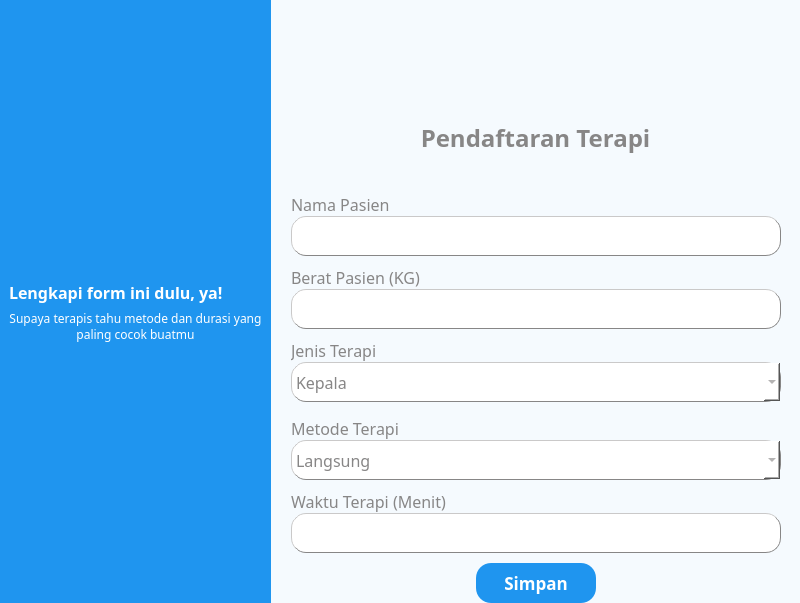
<?xml version="1.0" encoding="UTF-8"?>
<ui version="4.0">
 <class>MainWindow</class>
 <widget class="QMainWindow" name="MainWindow">
  <property name="geometry">
   <rect>
    <x>0</x>
    <y>0</y>
    <width>800</width>
    <height>603</height>
   </rect>
  </property>
  <property name="windowTitle">
   <string>MainWindow</string>
  </property>
  <property name="styleSheet">
   <string notr="true">background-color: rgb(245, 250, 254);</string>
  </property>
  <widget class="QWidget" name="centralwidget">
   <layout class="QGridLayout" name="gridLayout">
    <property name="leftMargin">
     <number>0</number>
    </property>
    <property name="topMargin">
     <number>0</number>
    </property>
    <property name="rightMargin">
     <number>0</number>
    </property>
    <property name="bottomMargin">
     <number>0</number>
    </property>
    <property name="spacing">
     <number>0</number>
    </property>
    <item row="0" column="0">
     <layout class="QHBoxLayout" name="horizontalLayout_9">
      <item>
       <widget class="QWidget" name="widget" native="true">
        <property name="styleSheet">
         <string notr="true">background-color: rgb(31, 149, 239);</string>
        </property>
        <layout class="QVBoxLayout" name="verticalLayout_3">
         <item>
          <layout class="QVBoxLayout" name="verticalLayout_2">
           <item>
            <spacer name="verticalSpacer">
             <property name="orientation">
              <enum>Qt::Orientation::Vertical</enum>
             </property>
             <property name="sizeHint" stdset="0">
              <size>
               <width>20</width>
               <height>40</height>
              </size>
             </property>
            </spacer>
           </item>
           <item>
            <layout class="QVBoxLayout" name="verticalLayout">
             <item>
              <widget class="QLabel" name="label">
               <property name="text">
                <string/>
               </property>
               <property name="pixmap">
                <pixmap resource="resources.qrc">:/src/images/animasi_form_terapi_200.png</pixmap>
               </property>
              </widget>
             </item>
             <item>
              <widget class="QLabel" name="tv_caution_1">
               <property name="font">
                <font>
                 <family>Poppins</family>
                 <pointsize>12</pointsize>
                 <bold>true</bold>
                </font>
               </property>
               <property name="styleSheet">
                <string notr="true">color: rgb(255, 255, 255);</string>
               </property>
               <property name="text">
                <string>Lengkapi form ini dulu, ya!</string>
               </property>
               <property name="wordWrap">
                <bool>true</bool>
               </property>
              </widget>
             </item>
             <item>
              <widget class="QLabel" name="tv_caution_2">
               <property name="font">
                <font>
                 <family>Poppins</family>
                 <pointsize>9</pointsize>
                 <bold>false</bold>
                </font>
               </property>
               <property name="styleSheet">
                <string notr="true">color: rgb(255, 255, 255);</string>
               </property>
               <property name="text">
                <string>Supaya terapis tahu metode dan durasi yang paling cocok buatmu</string>
               </property>
               <property name="alignment">
                <set>Qt::AlignmentFlag::AlignCenter</set>
               </property>
               <property name="wordWrap">
                <bool>true</bool>
               </property>
              </widget>
             </item>
            </layout>
           </item>
           <item>
            <spacer name="verticalSpacer_2">
             <property name="orientation">
              <enum>Qt::Orientation::Vertical</enum>
             </property>
             <property name="sizeHint" stdset="0">
              <size>
               <width>20</width>
               <height>40</height>
              </size>
             </property>
            </spacer>
           </item>
          </layout>
         </item>
        </layout>
       </widget>
      </item>
      <item>
       <layout class="QVBoxLayout" name="verticalLayout_11">
        <item>
         <layout class="QVBoxLayout" name="verticalLayout_4">
          <item>
           <layout class="QHBoxLayout" name="horizontalLayout_2">
            <item>
             <spacer name="horizontalSpacer">
              <property name="orientation">
               <enum>Qt::Orientation::Horizontal</enum>
              </property>
              <property name="sizeHint" stdset="0">
               <size>
                <width>40</width>
                <height>20</height>
               </size>
              </property>
             </spacer>
            </item>
            <item>
             <layout class="QHBoxLayout" name="horizontalLayout">
              <item>
               <widget class="QLabel" name="img_dikbud">
                <property name="text">
                 <string/>
                </property>
                <property name="pixmap">
                 <pixmap resource="resources.qrc">:/src/images/heti-50.png</pixmap>
                </property>
               </widget>
              </item>
              <item>
               <widget class="QLabel" name="img_its">
                <property name="text">
                 <string/>
                </property>
                <property name="pixmap">
                 <pixmap resource="resources.qrc">:/src/images/Lambang ITS 50.png</pixmap>
                </property>
               </widget>
              </item>
             </layout>
            </item>
            <item>
             <spacer name="horizontalSpacer_2">
              <property name="orientation">
               <enum>Qt::Orientation::Horizontal</enum>
              </property>
              <property name="sizeHint" stdset="0">
               <size>
                <width>40</width>
                <height>20</height>
               </size>
              </property>
             </spacer>
            </item>
           </layout>
          </item>
          <item>
           <widget class="QLabel" name="tv_header_1">
            <property name="font">
             <font>
              <family>Poppins</family>
              <pointsize>18</pointsize>
              <bold>true</bold>
             </font>
            </property>
            <property name="styleSheet">
             <string notr="true">color: rgb(135, 134, 134);</string>
            </property>
            <property name="text">
             <string>Pendaftaran Terapi</string>
            </property>
            <property name="alignment">
             <set>Qt::AlignmentFlag::AlignCenter</set>
            </property>
           </widget>
          </item>
         </layout>
        </item>
        <item>
         <layout class="QVBoxLayout" name="verticalLayout_10">
          <item>
           <layout class="QHBoxLayout" name="horizontalLayout_4">
            <item>
             <spacer name="horizontalSpacer_5">
              <property name="orientation">
               <enum>Qt::Orientation::Horizontal</enum>
              </property>
              <property name="sizeHint" stdset="0">
               <size>
                <width>18</width>
                <height>20</height>
               </size>
              </property>
             </spacer>
            </item>
            <item>
             <layout class="QVBoxLayout" name="verticalLayout_5">
              <property name="topMargin">
               <number>10</number>
              </property>
              <property name="rightMargin">
               <number>0</number>
              </property>
              <property name="bottomMargin">
               <number>10</number>
              </property>
              <item>
               <widget class="QLabel" name="tv_name">
                <property name="font">
                 <font>
                  <family>Poppins</family>
                  <pointsize>12</pointsize>
                 </font>
                </property>
                <property name="styleSheet">
                 <string notr="true">color: rgb(135, 134, 134);</string>
                </property>
                <property name="text">
                 <string>Nama Pasien</string>
                </property>
               </widget>
              </item>
              <item>
               <widget class="QLineEdit" name="et_name">
                <property name="minimumSize">
                 <size>
                  <width>490</width>
                  <height>40</height>
                 </size>
                </property>
                <property name="maximumSize">
                 <size>
                  <width>490</width>
                  <height>40</height>
                 </size>
                </property>
                <property name="font">
                 <font>
                  <family>Poppins</family>
                  <pointsize>12</pointsize>
                 </font>
                </property>
                <property name="styleSheet">
                 <string notr="true">background-color: rgb(255, 255, 255);
border: 1px outset rgb(135, 134, 134);
border-radius: 15px;
color: rgb(135, 134, 134);</string>
                </property>
               </widget>
              </item>
             </layout>
            </item>
            <item>
             <spacer name="horizontalSpacer_6">
              <property name="orientation">
               <enum>Qt::Orientation::Horizontal</enum>
              </property>
              <property name="sizeHint" stdset="0">
               <size>
                <width>18</width>
                <height>20</height>
               </size>
              </property>
             </spacer>
            </item>
           </layout>
          </item>
          <item>
           <layout class="QHBoxLayout" name="horizontalLayout_5">
            <item>
             <spacer name="horizontalSpacer_7">
              <property name="orientation">
               <enum>Qt::Orientation::Horizontal</enum>
              </property>
              <property name="sizeHint" stdset="0">
               <size>
                <width>18</width>
                <height>20</height>
               </size>
              </property>
             </spacer>
            </item>
            <item>
             <layout class="QVBoxLayout" name="verticalLayout_6">
              <property name="bottomMargin">
               <number>10</number>
              </property>
              <item>
               <widget class="QLabel" name="tv_weight">
                <property name="font">
                 <font>
                  <family>Poppins</family>
                  <pointsize>12</pointsize>
                 </font>
                </property>
                <property name="styleSheet">
                 <string notr="true">color: rgb(135, 134, 134);</string>
                </property>
                <property name="text">
                 <string>Berat Pasien (KG)</string>
                </property>
               </widget>
              </item>
              <item>
               <widget class="QLineEdit" name="et_weight">
                <property name="minimumSize">
                 <size>
                  <width>490</width>
                  <height>40</height>
                 </size>
                </property>
                <property name="maximumSize">
                 <size>
                  <width>490</width>
                  <height>40</height>
                 </size>
                </property>
                <property name="font">
                 <font>
                  <family>Poppins</family>
                  <pointsize>12</pointsize>
                 </font>
                </property>
                <property name="styleSheet">
                 <string notr="true">background-color: rgb(255, 255, 255);
border: 1px outset rgb(135, 134, 134);
border-radius: 15px;
color: rgb(135, 134, 134);</string>
                </property>
               </widget>
              </item>
             </layout>
            </item>
            <item>
             <spacer name="horizontalSpacer_8">
              <property name="orientation">
               <enum>Qt::Orientation::Horizontal</enum>
              </property>
              <property name="sizeHint" stdset="0">
               <size>
                <width>18</width>
                <height>20</height>
               </size>
              </property>
             </spacer>
            </item>
           </layout>
          </item>
          <item>
           <layout class="QHBoxLayout" name="horizontalLayout_6">
            <item>
             <spacer name="horizontalSpacer_9">
              <property name="orientation">
               <enum>Qt::Orientation::Horizontal</enum>
              </property>
              <property name="sizeHint" stdset="0">
               <size>
                <width>13</width>
                <height>20</height>
               </size>
              </property>
             </spacer>
            </item>
            <item>
             <layout class="QVBoxLayout" name="verticalLayout_7">
              <property name="bottomMargin">
               <number>15</number>
              </property>
              <item>
               <widget class="QLabel" name="tv_type_terapy">
                <property name="font">
                 <font>
                  <family>Poppins</family>
                  <pointsize>12</pointsize>
                 </font>
                </property>
                <property name="styleSheet">
                 <string notr="true">color: rgb(135, 134, 134);</string>
                </property>
                <property name="text">
                 <string>Jenis Terapi</string>
                </property>
               </widget>
              </item>
              <item>
               <widget class="QComboBox" name="et_type_terapy">
                <property name="minimumSize">
                 <size>
                  <width>490</width>
                  <height>40</height>
                 </size>
                </property>
                <property name="maximumSize">
                 <size>
                  <width>490</width>
                  <height>40</height>
                 </size>
                </property>
                <property name="font">
                 <font>
                  <family>Poppins</family>
                  <pointsize>12</pointsize>
                  <bold>false</bold>
                 </font>
                </property>
                <property name="styleSheet">
                 <string notr="true">background-color: rgb(255, 255, 255);
border: 1px outset rgb(135, 134, 134);
border-radius: 15px;
color: rgb(135, 134, 134);</string>
                </property>
                <item>
                 <property name="text">
                  <string>Kepala</string>
                 </property>
                </item>
                <item>
                 <property name="text">
                  <string>Pinggang</string>
                 </property>
                </item>
               </widget>
              </item>
             </layout>
            </item>
            <item>
             <spacer name="horizontalSpacer_10">
              <property name="orientation">
               <enum>Qt::Orientation::Horizontal</enum>
              </property>
              <property name="sizeHint" stdset="0">
               <size>
                <width>18</width>
                <height>20</height>
               </size>
              </property>
             </spacer>
            </item>
           </layout>
          </item>
          <item>
           <layout class="QHBoxLayout" name="horizontalLayout_7">
            <item>
             <spacer name="horizontalSpacer_11">
              <property name="orientation">
               <enum>Qt::Orientation::Horizontal</enum>
              </property>
              <property name="sizeHint" stdset="0">
               <size>
                <width>13</width>
                <height>20</height>
               </size>
              </property>
             </spacer>
            </item>
            <item>
             <layout class="QVBoxLayout" name="verticalLayout_8">
              <property name="bottomMargin">
               <number>10</number>
              </property>
              <item>
               <widget class="QLabel" name="tv_method_terapy">
                <property name="font">
                 <font>
                  <family>Poppins</family>
                  <pointsize>12</pointsize>
                 </font>
                </property>
                <property name="styleSheet">
                 <string notr="true">color: rgb(135, 134, 134);</string>
                </property>
                <property name="text">
                 <string>Metode Terapi</string>
                </property>
               </widget>
              </item>
              <item>
               <widget class="QComboBox" name="et_method_terapy">
                <property name="minimumSize">
                 <size>
                  <width>490</width>
                  <height>40</height>
                 </size>
                </property>
                <property name="maximumSize">
                 <size>
                  <width>490</width>
                  <height>40</height>
                 </size>
                </property>
                <property name="font">
                 <font>
                  <family>Poppins</family>
                  <pointsize>12</pointsize>
                 </font>
                </property>
                <property name="styleSheet">
                 <string notr="true">background-color: rgb(255, 255, 255);
border: 1px outset rgb(135, 134, 134);
border-radius: 15px;
color: rgb(135, 134, 134);</string>
                </property>
                <item>
                 <property name="text">
                  <string>Langsung</string>
                 </property>
                </item>
               </widget>
              </item>
             </layout>
            </item>
            <item>
             <spacer name="horizontalSpacer_12">
              <property name="orientation">
               <enum>Qt::Orientation::Horizontal</enum>
              </property>
              <property name="sizeHint" stdset="0">
               <size>
                <width>18</width>
                <height>20</height>
               </size>
              </property>
             </spacer>
            </item>
           </layout>
          </item>
          <item>
           <layout class="QHBoxLayout" name="horizontalLayout_8">
            <item>
             <spacer name="horizontalSpacer_13">
              <property name="orientation">
               <enum>Qt::Orientation::Horizontal</enum>
              </property>
              <property name="sizeHint" stdset="0">
               <size>
                <width>13</width>
                <height>20</height>
               </size>
              </property>
             </spacer>
            </item>
            <item>
             <layout class="QVBoxLayout" name="verticalLayout_9">
              <property name="bottomMargin">
               <number>10</number>
              </property>
              <item>
               <widget class="QLabel" name="tv_time">
                <property name="font">
                 <font>
                  <family>Poppins</family>
                  <pointsize>12</pointsize>
                 </font>
                </property>
                <property name="styleSheet">
                 <string notr="true">color: rgb(135, 134, 134);</string>
                </property>
                <property name="text">
                 <string>Waktu Terapi (Menit)</string>
                </property>
               </widget>
              </item>
              <item>
               <widget class="QLineEdit" name="et_time">
                <property name="minimumSize">
                 <size>
                  <width>490</width>
                  <height>40</height>
                 </size>
                </property>
                <property name="maximumSize">
                 <size>
                  <width>490</width>
                  <height>40</height>
                 </size>
                </property>
                <property name="font">
                 <font>
                  <family>Poppins</family>
                  <pointsize>12</pointsize>
                 </font>
                </property>
                <property name="styleSheet">
                 <string notr="true">background-color: rgb(255, 255, 255);
border: 1px outset rgb(135, 134, 134);
border-radius: 15px;
color: rgb(135, 134, 134);</string>
                </property>
                <property name="text">
                 <string/>
                </property>
               </widget>
              </item>
             </layout>
            </item>
            <item>
             <spacer name="horizontalSpacer_14">
              <property name="orientation">
               <enum>Qt::Orientation::Horizontal</enum>
              </property>
              <property name="sizeHint" stdset="0">
               <size>
                <width>18</width>
                <height>20</height>
               </size>
              </property>
             </spacer>
            </item>
           </layout>
          </item>
         </layout>
        </item>
        <item>
         <layout class="QHBoxLayout" name="horizontalLayout_3">
          <item>
           <spacer name="horizontalSpacer_3">
            <property name="orientation">
             <enum>Qt::Orientation::Horizontal</enum>
            </property>
            <property name="sizeHint" stdset="0">
             <size>
              <width>40</width>
              <height>20</height>
             </size>
            </property>
           </spacer>
          </item>
          <item>
           <widget class="QPushButton" name="btn_save">
            <property name="minimumSize">
             <size>
              <width>120</width>
              <height>40</height>
             </size>
            </property>
            <property name="maximumSize">
             <size>
              <width>120</width>
              <height>40</height>
             </size>
            </property>
            <property name="font">
             <font>
              <family>Poppins</family>
              <pointsize>13</pointsize>
              <bold>true</bold>
             </font>
            </property>
            <property name="styleSheet">
             <string notr="true">background-color: rgb(31, 149, 239);
color: rgb(255, 255, 255);
border-style:outset;
border-radius:15px</string>
            </property>
            <property name="text">
             <string>Simpan</string>
            </property>
           </widget>
          </item>
          <item>
           <spacer name="horizontalSpacer_4">
            <property name="orientation">
             <enum>Qt::Orientation::Horizontal</enum>
            </property>
            <property name="sizeHint" stdset="0">
             <size>
              <width>40</width>
              <height>20</height>
             </size>
            </property>
           </spacer>
          </item>
         </layout>
        </item>
       </layout>
      </item>
     </layout>
    </item>
   </layout>
  </widget>
 </widget>
 <resources>
  <include location="resources.qrc"/>
 </resources>
 <connections/>
</ui>
